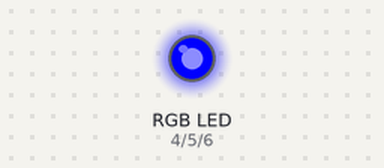
A sketch run on a simulated Arduino Uno, built with avr-gcc and run on an emulated ATmega328P. Parts: an RGB LED mixed from three pins (HIGH = lit). Dim RGB values are drawn brighter than linear.

Above: at 0.05 s.
At 0.9 s:
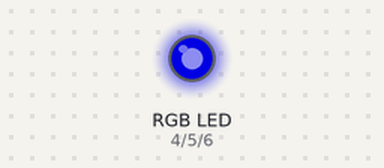
At 1.8 s:
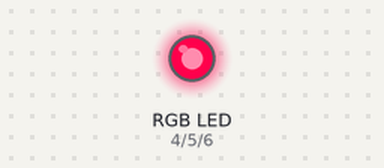
At 3.6 s:
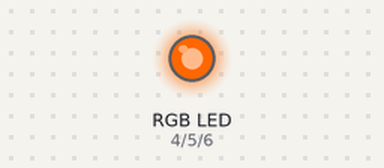
At 5.4 s:
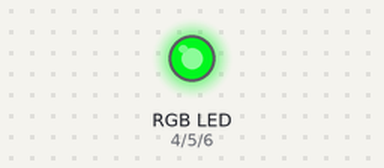
At 7.2 s:
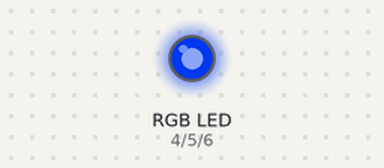
Timing chart, 0 to 10.0 s (numbered marks = the images above):
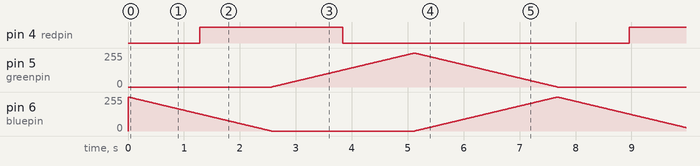

Measured:
- by itself, pin 4 (redpin): alternates HIGH for 2.6 s and LOW for 5.1 s

The sketch:

rgb_demo.ino
```cpp
int redpin = 4; // select the pin for the red LED
int greenpin = 5;// select the pin for the green LED
int bluepin = 6; // select the pin for the blue LED

int intensity;

void setup() {
    pinMode(redpin, OUTPUT);
    pinMode(bluepin, OUTPUT);
    pinMode(greenpin, OUTPUT);
    Serial.begin (9600);
}

void loop() {
  for (intensity = 0; intensity<255; intensity++) {
    analogWrite(redpin, intensity);
    analogWrite(greenpin, 0);
    analogWrite(bluepin, 255-intensity);
    delay(10);
  }

  for (intensity = 0; intensity<255; intensity++) {
    analogWrite(redpin, 255-intensity);
    analogWrite(greenpin, intensity);
    analogWrite(bluepin, 0);
    delay(10);
  }

  for (intensity = 0; intensity<255; intensity++) {
    analogWrite(redpin, 0);
    analogWrite(greenpin, 255-intensity);
    analogWrite(bluepin, intensity);
    delay(10);
  }
}
```
